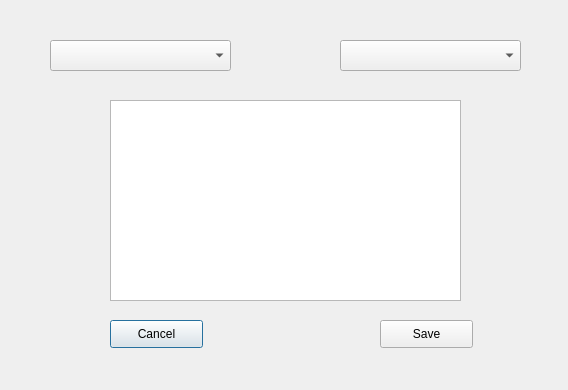
<?xml version="1.0" encoding="UTF-8"?>
<ui version="4.0">
 <class>addquote</class>
 <widget class="QDialog" name="addquote">
  <property name="geometry">
   <rect>
    <x>0</x>
    <y>0</y>
    <width>568</width>
    <height>390</height>
   </rect>
  </property>
  <property name="windowTitle">
   <string>Dialog</string>
  </property>
  <widget class="QComboBox" name="dropdown_author">
   <property name="geometry">
    <rect>
     <x>340</x>
     <y>40</y>
     <width>181</width>
     <height>31</height>
    </rect>
   </property>
   <property name="placeholderText">
    <string>Select an Author</string>
   </property>
  </widget>
  <widget class="QComboBox" name="dropdown_category">
   <property name="geometry">
    <rect>
     <x>50</x>
     <y>40</y>
     <width>181</width>
     <height>31</height>
    </rect>
   </property>
   <property name="placeholderText">
    <string>Select a Category</string>
   </property>
  </widget>
  <widget class="QPushButton" name="pushButton">
   <property name="geometry">
    <rect>
     <x>110</x>
     <y>320</y>
     <width>93</width>
     <height>28</height>
    </rect>
   </property>
   <property name="text">
    <string>Cancel</string>
   </property>
  </widget>
  <widget class="QPushButton" name="pushButton_2">
   <property name="geometry">
    <rect>
     <x>380</x>
     <y>320</y>
     <width>93</width>
     <height>28</height>
    </rect>
   </property>
   <property name="text">
    <string>Save</string>
   </property>
  </widget>
  <widget class="QTextEdit" name="textEdit">
   <property name="geometry">
    <rect>
     <x>110</x>
     <y>100</y>
     <width>351</width>
     <height>201</height>
    </rect>
   </property>
   <property name="html">
    <string>&lt;!DOCTYPE HTML PUBLIC &quot;-//W3C//DTD HTML 4.0//EN&quot; &quot;http://www.w3.org/TR/REC-html40/strict.dtd&quot;&gt;
&lt;html&gt;&lt;head&gt;&lt;meta name=&quot;qrichtext&quot; content=&quot;1&quot; /&gt;&lt;style type=&quot;text/css&quot;&gt;
p, li { white-space: pre-wrap; }
&lt;/style&gt;&lt;/head&gt;&lt;body style=&quot; font-family:'MS Shell Dlg 2'; font-size:7.8pt; font-weight:400; font-style:normal;&quot;&gt;
&lt;p style=&quot;-qt-paragraph-type:empty; margin-top:0px; margin-bottom:0px; margin-left:0px; margin-right:0px; -qt-block-indent:0; text-indent:0px;&quot;&gt;&lt;br /&gt;&lt;/p&gt;&lt;/body&gt;&lt;/html&gt;</string>
   </property>
  </widget>
 </widget>
 <resources/>
 <connections/>
</ui>
